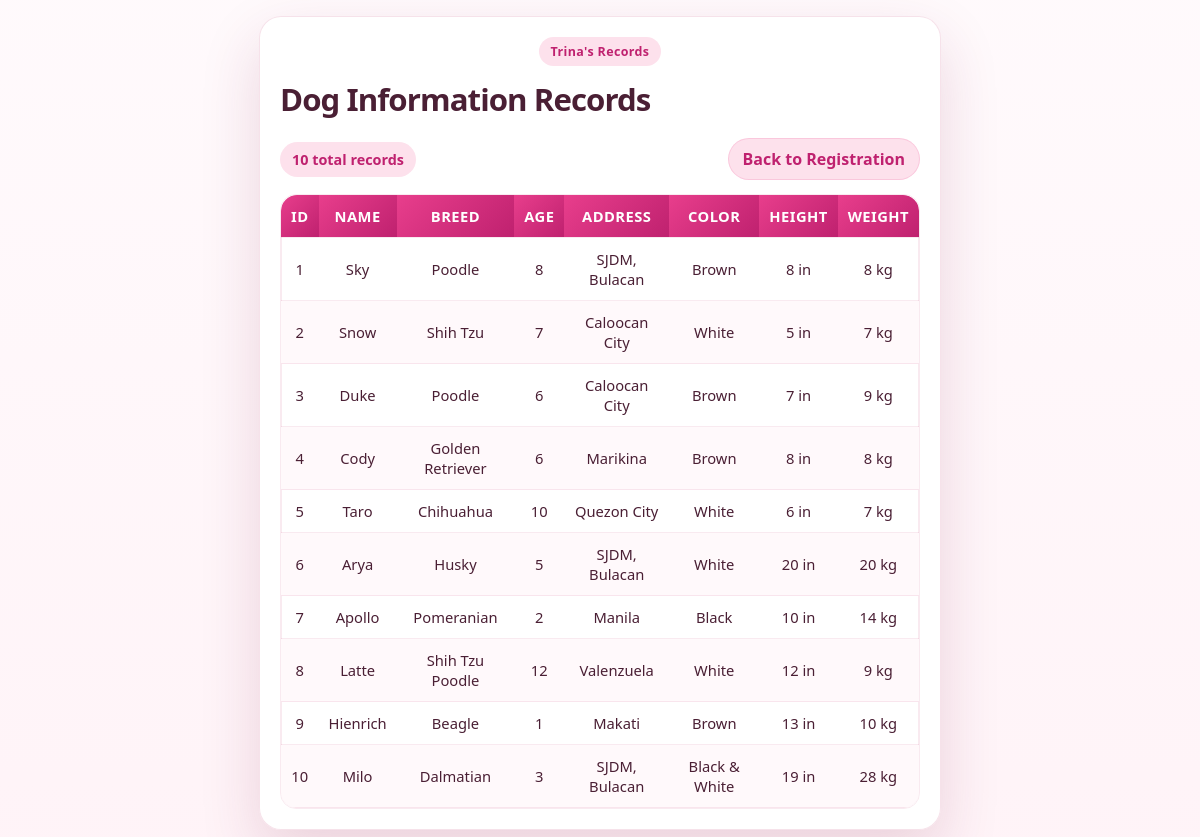
Screenshot of /act6/DogView.php with the database file from the repository.
### tables this page shows
CREATE TABLE `tbldogs` (
  `id` int(15) NOT NULL,
  `d_name` varchar(50) NOT NULL,
  `d_breed` varchar(50) NOT NULL,
  `d_age` int(10) NOT NULL,
  `d_add` varchar(100) NOT NULL,
  `d_color` varchar(50) NOT NULL,
  `d_height` varchar(50) NOT NULL,
  `d_weight` varchar(50) NOT NULL
);

### act6/DogView.php (the view, shortened to what this page needs)
<?php
include("db.php");
$sql = "SELECT * FROM tbldogs";
$result = $conn->query($sql);
?>
<!DOCTYPE html>
<html>
<head>
</head>
<body>
<div class="container">
<div class="header-badge">Trina's Records</div>
<div class="header-row">
    <div>
        <h2>Dog Information Records</h2>
    </div>
</div>
<div class="toolbar">
    <div class="count"><?php echo $result->num_rows; ?> total records</div>
    <a class="back-link" href="DogRegister.php">Back to Registration</a>
</div>
<div class="table-wrap">
<table>
<thead>
<tr>
    <th>ID</th>
    <th>Name</th>
    <th>Breed</th>
    <th>Age</th>
    <th>Address</th>
    <th>Color</th>
    <th>Height</th>
    <th>Weight</th>
</tr>
</thead>
<tbody>
<?php
if($result->num_rows > 0)
{
    while($row = $result->fetch_assoc())
    {
        echo "<tr>";
        echo "<td>".$row['id']."</td>";
        echo "<td>".$row['d_name']."</td>";
        echo "<td>".$row['d_breed']."</td>";
        echo "<td>".$row['d_age']."</td>";
        echo "<td>".$row['d_add']."</td>";
        echo "<td>".$row['d_color']."</td>";
        echo "<td>".$row['d_height']." in</td>";
        echo "<td>".$row['d_weight']." kg</td>";
        echo "</tr>";
    }
}
else
{
    echo "<tr class='empty-row'><td colspan='8'>No Records Found</td></tr>";
}
?>
</tbody>
</table>
</div>
</body>
</html>

### act6/DogView.php (style rules this page uses)
:root { --bg: #fff1f6; --panel: rgba(255,255,255,0.95); --panel-border: rgba(190, 52, 108, 0.14); --text: #4a1f34; --muted: #8a5c72; --accent: #e83e8c; --accent-dark: #bf216f; --accent-soft: #fde1ec; --row-hover: #fff4f8; --shadow: 0 24px 60px rgba(132, 32, 74, 0.16); }
body { margin: 0; min-height: 100vh; font-family: "Segoe UI", "Trebuchet MS", sans-serif; color: var(--text); background: linear-gradient(rgba(255, 248, 251, 0.78), rgba(255, 241, 246, 0.82)), url("https://i.pinimg.com/736x/0d/5b/ad/0d5bad722948b604eaca32f131cde734.jpg") center/cover no-repeat fixed; }
.container { width: min(640px, calc(100% - 24px)); margin: 16px auto; background: var(--panel); border: 1px solid var(--panel-border); padding: 20px; border-radius: 22px; box-shadow: var(--shadow); backdrop-filter: blur(10px); }
h2 { margin: 0 0 6px; font-size: clamp(1.35rem, 2.6vw, 2rem); letter-spacing: -0.03em; text-align: center; }
.header-badge { width: fit-content; margin: 0 auto 12px; padding: 6px 12px; border-radius: 999px; background: var(--accent-soft); color: var(--accent-dark); font-size: 0.78rem; font-weight: 800; letter-spacing: 0.03em; }
table { width:100%; border-collapse:collapse; overflow:hidden; border-radius: 16px; background: #fff; box-shadow: inset 0 0 0 1px rgba(190, 52, 108, 0.10); }
table, th, td { border:none; }
th { background: linear-gradient(135deg, var(--accent), var(--accent-dark)); color:white; position: sticky; top: 0; z-index: 1; letter-spacing: 0.03em; text-transform: uppercase; font-size: 0.78rem; }
th, td { padding:11px 10px; text-align:center; border-bottom:1px solid rgba(190, 52, 108, 0.10); font-size: 0.92rem; }
tbody tr:nth-child(even) { background: #fff9fb; }
.header-row { display:flex; align-items:center; justify-content:space-between; gap: 16px; margin-bottom: 10px; }
.table-wrap { overflow:auto; border-radius: 16px; border: 1px solid rgba(190, 52, 108, 0.10); }
.toolbar { display:flex; align-items:center; justify-content:space-between; gap: 12px; flex-wrap: wrap; margin: 12px 0 14px; }
.count { padding: 8px 12px; border-radius: 999px; background: var(--accent-soft); color: var(--accent-dark); font-weight: 700; font-size: 0.9rem; }
a { text-decoration:none; color: var(--accent-dark); font-weight: 700; }
.back-link { display:inline-flex; align-items:center; gap: 8px; padding: 9px 14px; border-radius: 999px; background: var(--accent-soft); border: 1px solid rgba(232, 62, 140, 0.16); }

### rows the page displays
tbldogs: id "1", d_name "Sky", d_breed "Poodle", d_age "8", d_add "SJDM, Bulacan", d_color "Brown", d_height "8", d_weight "8"
tbldogs: id "2", d_name "Snow", d_breed "Shih Tzu", d_age "7", d_add "Caloocan City", d_color "White", d_height "5", d_weight "7"
tbldogs: id "3", d_name "Duke", d_breed "Poodle", d_age "6", d_add "Caloocan City", d_color "Brown", d_height "7", d_weight "9"
tbldogs: id "4", d_name "Cody", d_breed "Golden Retriever", d_age "6", d_add "Marikina", d_color "Brown", d_height "8", d_weight "8"
tbldogs: id "5", d_name "Taro", d_breed "Chihuahua", d_age "10", d_add "Quezon City", d_color "White", d_height "6", d_weight "7"
tbldogs: id "6", d_name "Arya", d_breed "Husky", d_age "5", d_add "SJDM, Bulacan", d_color "White", d_height "20", d_weight "20"
tbldogs: id "7", d_name "Apollo", d_breed "Pomeranian", d_age "2", d_add "Manila", d_color "Black", d_height "10", d_weight "14"
tbldogs: id "8", d_name "Latte", d_breed "Shih Tzu Poodle", d_age "12", d_add "Valenzuela", d_color "White", d_height "12", d_weight "9"
tbldogs: id "9", d_name "Hienrich", d_breed "Beagle", d_age "1", d_add "Makati", d_color "Brown", d_height "13", d_weight "10"
tbldogs: id "10", d_name "Milo", d_breed "Dalmatian", d_age "3", d_add "SJDM, Bulacan", d_color "Black & White", d_height "19", d_weight "28"

### other values shown
$result->num_rows "10"
